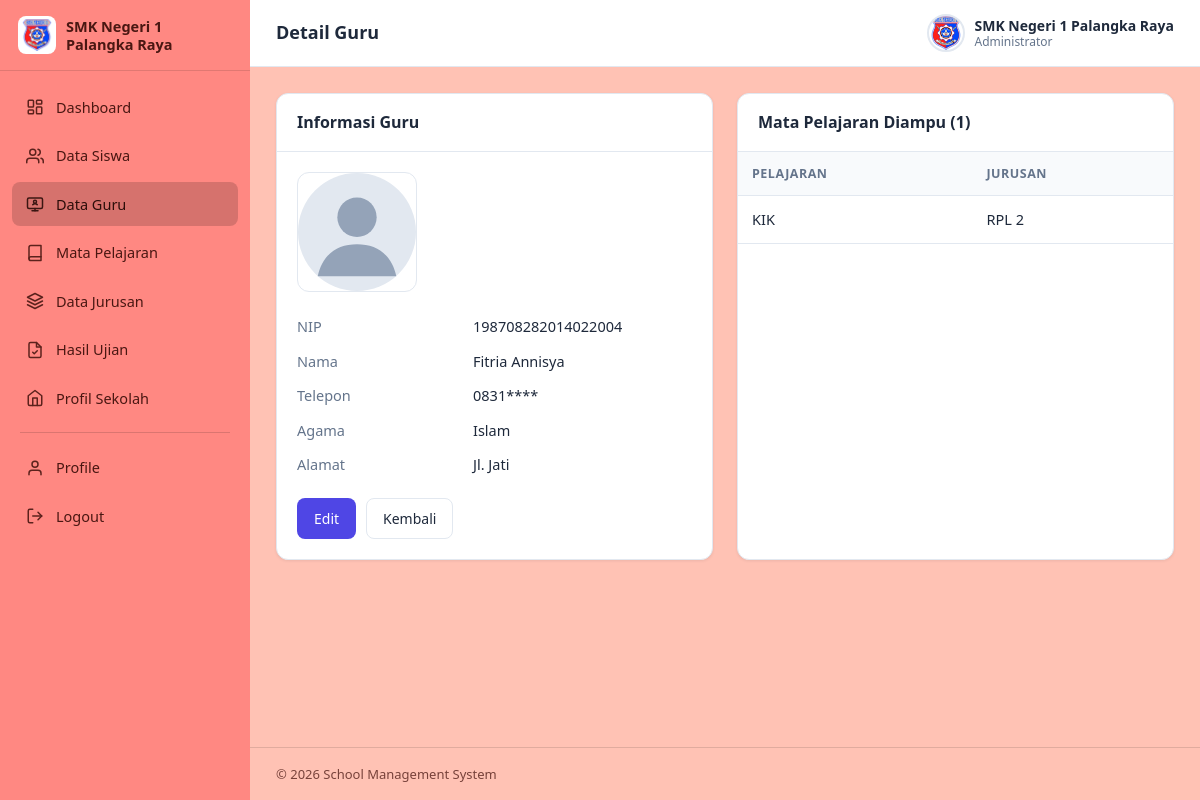
The page /web_sekolah/pages/guru/detail.php?id=1 (signed in) on the database its author committed.
### tables this page shows
CREATE TABLE `tbl_guru` (
  `id` int(11) NOT NULL AUTO_INCREMENT,
  `nip` varchar(30) NOT NULL,
  `nama` varchar(100) NOT NULL,
  `alamat` varchar(128) NOT NULL,
  `telepon` varchar(20) NOT NULL,
  `agama` varchar(20) NOT NULL,
  `foto` varchar(20) NOT NULL,
  PRIMARY KEY (`id`)
);

CREATE TABLE `tbl_pelajaran` (
  `id` int(11) NOT NULL AUTO_INCREMENT,
  `pelajaran` varchar(50) NOT NULL,
  `jurusan` varchar(50) NOT NULL,
  `guru` varchar(50) NOT NULL,
  PRIMARY KEY (`id`)
);

### web_sekolah/includes/functions.php (called while the page is built, shortened)
<?php
function e(?string $s): string
{
    return htmlspecialchars((string)$s, ENT_QUOTES, 'UTF-8');
}
function foto_url(string $foto): string
{
    if ($foto && is_file(UPLOAD_DIR . $foto)) {
        return UPLOAD_URL . rawurlencode($foto);
    }
    return BASE_URL . '/assets/img/avatar.svg';
}

### web_sekolah/pages/guru/detail.php (the view, shortened to what this page needs)
<?php
require_once __DIR__ . '/../../includes/functions.php';
$pdo = db();
$id = (int)($_GET['id'] ?? 0);
$stmt = $pdo->prepare('SELECT * FROM tbl_guru WHERE id = ?');
$stmt->execute([$id]);
$g = $stmt->fetch();
$mapel = $pdo->prepare('SELECT * FROM tbl_pelajaran WHERE guru = ? ORDER BY pelajaran');
$mapel->execute([$g['nama']]);
$mengajar = $mapel->fetchAll();
include __DIR__ . '/../../includes/header.php';
?>
<div class="grid-2">
    <div class="card">
        <div class="card-header"><span class="card-title">Informasi Guru</span></div>
        <div class="card-body">
            <img class="detail-photo" src="<?= foto_url($g['foto']) ?>" alt="Foto <?= e($g['nama']) ?>" style="margin-bottom:18px">
            <dl class="detail-grid">
                <dt>NIP</dt><dd><?= e($g['nip']) ?></dd>
                <dt>Nama</dt><dd><?= e($g['nama']) ?></dd>
                <dt>Telepon</dt><dd><?= e($g['telepon']) ?></dd>
                <dt>Agama</dt><dd><?= e($g['agama']) ?></dd>
                <dt>Alamat</dt><dd><?= e($g['alamat']) ?></dd>
            </dl>
            <div class="form-actions">
                <a href="form.php?id=<?= (int)$g['id'] ?>" class="btn btn-primary">Edit</a>
                <a href="index.php" class="btn btn-secondary">Kembali</a>
            </div>
        </div>
    </div>
    <div class="card">
        <div class="card-header"><span class="card-title">Mata Pelajaran Diampu (<?= count($mengajar) ?>)</span></div>
        <div class="table-wrap">
            <table class="data-table">
                <thead><tr><th>Pelajaran</th><th>Jurusan</th></tr></thead>
                <tbody>
                <?php foreach ($mengajar as $m): ?>
                    <tr>
                        <td><?= e($m['pelajaran']) ?></td>
                        <td><?= e($m['jurusan']) ?></td>
                    </tr>
                <?php endforeach; ?>
                </tbody>
            </table>
        </div>
    </div>
</div>
<?php include __DIR__ . '/../../includes/footer.php'; ?>

### web_sekolah/assets/css/style.css (style rules this page uses)
:root { --primary: #4f46e5; --primary-dark: #4338ca; --primary-light: #eef2ff; --success: #16a34a; --success-light: #dcfce7; --danger: #dc2626; --danger-light: #fee2e2; --warning: #d97706; --warning-light: #fef3c7; --info: #0284c7; --info-light: #e0f2fe; --sidebar-bg: #ff8882; --sidebar-hover: rgba(0,0,0,.08); --sidebar-active: rgba(0,0,0,.16); --sidebar-text: #4a1712; --text: #1e293b; --text-muted: #64748b; --border: #e2e8f0; --bg: #ffc2b4; --card: #ffffff; --radius: 12px; --shadow: 0 1px 3px rgba(15, 23, 42, .08); --shadow-lg: 0 10px 25px rgba(15, 23, 42, .12); --sidebar-w: 250px; }
* { margin: 0; padding: 0; box-sizing: border-box; }
body { font-family: "Segoe UI", system-ui, -apple-system, Roboto, "Helvetica Neue", Arial, sans-serif; background: var(--bg); color: var(--text); font-size: 14.5px; line-height: 1.55; }
a { color: var(--primary); text-decoration: none; }
img { max-width: 100%; }
.card { background: var(--card); border: 1px solid var(--border); border-radius: var(--radius); box-shadow: var(--shadow); margin-bottom: 24px; }
.card-header { display: flex; align-items: center; justify-content: space-between; flex-wrap: wrap; gap: 10px; padding: 16px 20px; border-bottom: 1px solid var(--border); }
.card-title { font-size: 16px; font-weight: 600; }
.card-body { padding: 20px; }
.grid-2 { display: grid; grid-template-columns: 1fr 1fr; gap: 24px; }
.table-wrap { overflow-x: auto; }
table.data-table { width: 100%; border-collapse: collapse; }
.data-table th, .data-table td { padding: 12px 14px; text-align: left; border-bottom: 1px solid var(--border); white-space: nowrap; }
.data-table th { background: #f8fafc; font-size: 12.5px; text-transform: uppercase; letter-spacing: .04em; color: var(--text-muted); font-weight: 600; }
.btn { display: inline-flex; align-items: center; gap: 7px; padding: 9px 16px; border: 1px solid transparent; border-radius: 8px; font-size: 14px; font-weight: 500; cursor: pointer; transition: background .15s, border .15s; white-space: nowrap; }
.btn-primary { background: var(--primary); color: #fff; }
.btn-secondary { background: #fff; color: var(--text); border-color: var(--border); }
.form-actions { display: flex; gap: 10px; margin-top: 22px; }
.detail-grid { display: grid; grid-template-columns: 160px 1fr; row-gap: 12px; column-gap: 16px; }
.detail-grid dt { color: var(--text-muted); font-weight: 500; }
.detail-grid dd { font-weight: 500; }
.detail-photo { width: 120px; height: 120px; border-radius: 12px; object-fit: cover; border: 1px solid var(--border); }

### rows shown on the page
tbl_guru: nip "198708282014022004", nama "Fitria Annisya", telepon "0831****", agama "Islam", alamat "Jl. Jati"
tbl_pelajaran: pelajaran "KIK", jurusan "RPL 2"

### other values the page prints
$page_title "Detail Guru"
$_tbUser['nama'] "SMK Negeri 1 Palangka Raya"
$_tbUser['jabatan'] "Administrator"
count($mengajar) "1"
APP_NAME "School Management System"
